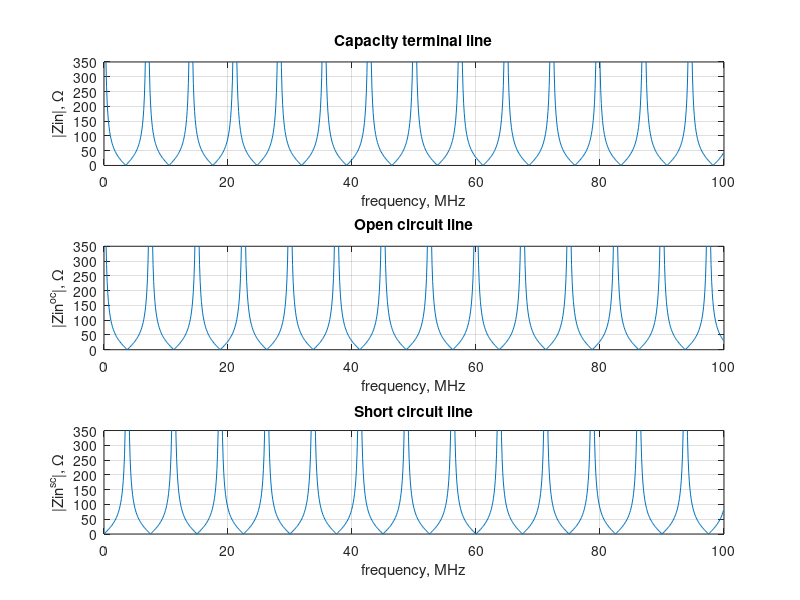

Reproduce this figure in MATLAB.
%  Solutions of <RF circuit design: Theory and Application>

%  Example P5.12

clc;
close all;

C = 0.1*1e-12;
z0 = 50;
l = 0.01;
vp = 1.5*1e8;

f = 10*1e6: 100*1e9/1000 :100*1e9;
zl = -1i./(2*pi*f*C);
beta = 2*pi*f/vp;
zin1 = z0*(zl+1i*z0.*tan(beta*l))./(z0+1i*zl.*tan(beta*l));
zin2 = -1i*z0./tan(beta*l);
zin3 = 1i*z0*tan(beta*l);

fig = figure;
subplot(3,1,1); plot(f/1e9, abs(zin1)); axis([0 100 0 350]); title('Capacity terminal line'); 
xlabel('frequency, MHz'); ylabel('|Zin|, \Omega'); grid on;
subplot(3,1,2); plot(f/1e9, abs(zin2)); axis([0 100 0 350]); title('Open circuit line');
xlabel('frequency, MHz'); ylabel('|Zin^{oc}|, \Omega'); grid on;
subplot(3,1,3); plot(f/1e9, abs(zin3)); axis([0 100 0 350]); title('Short circuit line'); 
xlabel('frequency, MHz'); ylabel('|Zin^{sc}|, \Omega'); grid on;

frame = getframe(fig);
img = frame2im(frame);
imwrite(img, 'P5_12.png');
